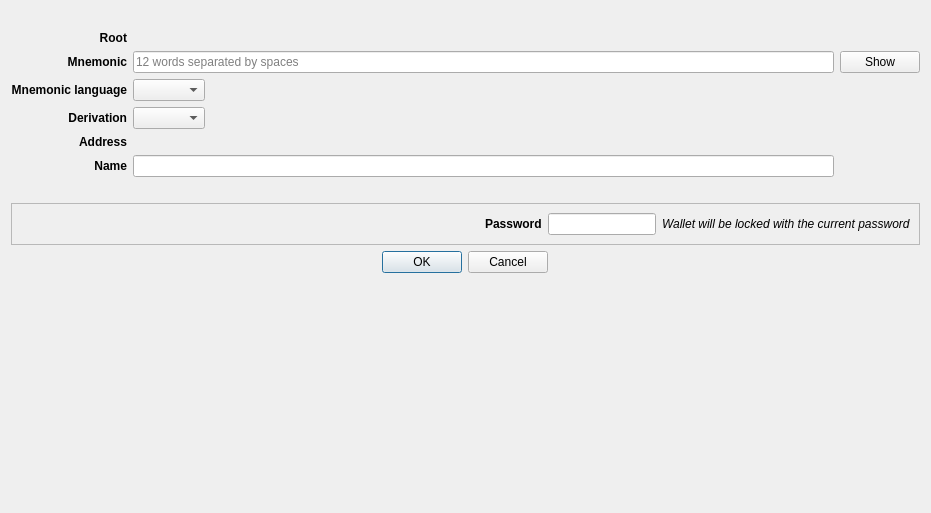
<?xml version="1.0" encoding="UTF-8"?>
<ui version="4.0">
 <class>AccountDerivationCreateDialog</class>
 <widget class="QDialog" name="AccountDerivationCreateDialog">
  <property name="geometry">
   <rect>
    <x>0</x>
    <y>0</y>
    <width>931</width>
    <height>513</height>
   </rect>
  </property>
  <property name="windowTitle">
   <string>Create derived account</string>
  </property>
  <layout class="QVBoxLayout" name="verticalLayout">
   <item alignment="Qt::AlignHCenter">
    <widget class="QLabel" name="imagelabel">
     <property name="sizePolicy">
      <sizepolicy hsizetype="Preferred" vsizetype="Preferred">
       <horstretch>0</horstretch>
       <verstretch>0</verstretch>
      </sizepolicy>
     </property>
     <property name="minimumSize">
      <size>
       <width>0</width>
       <height>0</height>
      </size>
     </property>
     <property name="maximumSize">
      <size>
       <width>200</width>
       <height>200</height>
      </size>
     </property>
     <property name="sizeIncrement">
      <size>
       <width>0</width>
       <height>0</height>
      </size>
     </property>
     <property name="baseSize">
      <size>
       <width>0</width>
       <height>0</height>
      </size>
     </property>
     <property name="text">
      <string/>
     </property>
     <property name="pixmap">
      <pixmap resource="../../icons/tikka.slots.pyqt.resources.icons.index.qrc">:/images/safe_background</pixmap>
     </property>
     <property name="scaledContents">
      <bool>true</bool>
     </property>
     <property name="alignment">
      <set>Qt::AlignCenter</set>
     </property>
    </widget>
   </item>
   <item>
    <layout class="QGridLayout" name="gridLayout">
     <item row="2" column="0">
      <widget class="QLabel" name="mnemonicLanguageLabel">
       <property name="font">
        <font>
         <weight>75</weight>
         <italic>false</italic>
         <bold>true</bold>
        </font>
       </property>
       <property name="text">
        <string>Mnemonic language</string>
       </property>
       <property name="alignment">
        <set>Qt::AlignRight|Qt::AlignTrailing|Qt::AlignVCenter</set>
       </property>
      </widget>
     </item>
     <item row="1" column="1">
      <widget class="QLineEdit" name="mnemonicLineEdit">
       <property name="echoMode">
        <enum>QLineEdit::Password</enum>
       </property>
       <property name="readOnly">
        <bool>false</bool>
       </property>
       <property name="placeholderText">
        <string>12 words separated by spaces</string>
       </property>
      </widget>
     </item>
     <item row="2" column="1">
      <widget class="QComboBox" name="mnemonicLanguageComboBox">
       <property name="sizePolicy">
        <sizepolicy hsizetype="Fixed" vsizetype="Preferred">
         <horstretch>0</horstretch>
         <verstretch>0</verstretch>
        </sizepolicy>
       </property>
      </widget>
     </item>
     <item row="1" column="0">
      <widget class="QLabel" name="mnemonicLabel">
       <property name="font">
        <font>
         <weight>75</weight>
         <bold>true</bold>
        </font>
       </property>
       <property name="text">
        <string>Mnemonic</string>
       </property>
       <property name="alignment">
        <set>Qt::AlignRight|Qt::AlignTrailing|Qt::AlignVCenter</set>
       </property>
      </widget>
     </item>
     <item row="4" column="0">
      <widget class="QLabel" name="derivationLabel">
       <property name="font">
        <font>
         <weight>75</weight>
         <bold>true</bold>
        </font>
       </property>
       <property name="text">
        <string>Derivation</string>
       </property>
       <property name="alignment">
        <set>Qt::AlignRight|Qt::AlignTrailing|Qt::AlignVCenter</set>
       </property>
      </widget>
     </item>
     <item row="4" column="1">
      <widget class="QComboBox" name="derivationComboBox">
       <property name="sizePolicy">
        <sizepolicy hsizetype="Fixed" vsizetype="Fixed">
         <horstretch>0</horstretch>
         <verstretch>0</verstretch>
        </sizepolicy>
       </property>
      </widget>
     </item>
     <item row="5" column="0">
      <widget class="QLabel" name="addressLabel">
       <property name="font">
        <font>
         <weight>75</weight>
         <bold>true</bold>
        </font>
       </property>
       <property name="text">
        <string>Address</string>
       </property>
       <property name="alignment">
        <set>Qt::AlignRight|Qt::AlignTrailing|Qt::AlignVCenter</set>
       </property>
      </widget>
     </item>
     <item row="6" column="0">
      <widget class="QLabel" name="nameLabel">
       <property name="font">
        <font>
         <weight>75</weight>
         <bold>true</bold>
        </font>
       </property>
       <property name="text">
        <string>Name</string>
       </property>
       <property name="alignment">
        <set>Qt::AlignRight|Qt::AlignTrailing|Qt::AlignVCenter</set>
       </property>
      </widget>
     </item>
     <item row="6" column="1">
      <widget class="QLineEdit" name="nameLineEdit"/>
     </item>
     <item row="5" column="1">
      <widget class="QLabel" name="addressValueLabel">
       <property name="text">
        <string/>
       </property>
      </widget>
     </item>
     <item row="1" column="2">
      <widget class="QPushButton" name="showButton">
       <property name="text">
        <string>Show</string>
       </property>
      </widget>
     </item>
     <item row="0" column="0">
      <widget class="QLabel" name="rootAddressLabel">
       <property name="font">
        <font>
         <weight>75</weight>
         <bold>true</bold>
        </font>
       </property>
       <property name="text">
        <string>Root</string>
       </property>
       <property name="alignment">
        <set>Qt::AlignRight|Qt::AlignTrailing|Qt::AlignVCenter</set>
       </property>
      </widget>
     </item>
     <item row="0" column="1">
      <widget class="QLabel" name="rootAddressValueLabel">
       <property name="text">
        <string/>
       </property>
      </widget>
     </item>
    </layout>
   </item>
   <item>
    <widget class="QLabel" name="errorLabel">
     <property name="styleSheet">
      <string notr="true">color: red</string>
     </property>
     <property name="text">
      <string/>
     </property>
     <property name="alignment">
      <set>Qt::AlignCenter</set>
     </property>
    </widget>
   </item>
   <item>
    <widget class="QFrame" name="storedPasswordFrame">
     <property name="frameShape">
      <enum>QFrame::StyledPanel</enum>
     </property>
     <property name="frameShadow">
      <enum>QFrame::Raised</enum>
     </property>
     <layout class="QHBoxLayout" name="horizontalLayout">
      <item>
       <spacer name="horizontalSpacer">
        <property name="orientation">
         <enum>Qt::Horizontal</enum>
        </property>
        <property name="sizeHint" stdset="0">
         <size>
          <width>40</width>
          <height>20</height>
         </size>
        </property>
       </spacer>
      </item>
      <item alignment="Qt::AlignRight">
       <widget class="QLabel" name="storedPasswordLabel">
        <property name="font">
         <font>
          <weight>75</weight>
          <bold>true</bold>
         </font>
        </property>
        <property name="text">
         <string>Password</string>
        </property>
       </widget>
      </item>
      <item alignment="Qt::AlignHCenter">
       <widget class="QLineEdit" name="storedpasswordLineEdit">
        <property name="sizePolicy">
         <sizepolicy hsizetype="Fixed" vsizetype="Fixed">
          <horstretch>0</horstretch>
          <verstretch>0</verstretch>
         </sizepolicy>
        </property>
        <property name="maxLength">
         <number>20</number>
        </property>
        <property name="echoMode">
         <enum>QLineEdit::Password</enum>
        </property>
        <property name="alignment">
         <set>Qt::AlignCenter</set>
        </property>
        <property name="readOnly">
         <bool>true</bool>
        </property>
       </widget>
      </item>
      <item alignment="Qt::AlignLeft">
       <widget class="QLabel" name="storedPasswordHintLabel">
        <property name="font">
         <font>
          <italic>true</italic>
         </font>
        </property>
        <property name="text">
         <string>Wallet will be locked with the current password</string>
        </property>
       </widget>
      </item>
     </layout>
    </widget>
   </item>
   <item alignment="Qt::AlignHCenter">
    <widget class="QDialogButtonBox" name="buttonBox">
     <property name="orientation">
      <enum>Qt::Horizontal</enum>
     </property>
     <property name="standardButtons">
      <set>QDialogButtonBox::Cancel|QDialogButtonBox::Ok</set>
     </property>
    </widget>
   </item>
   <item>
    <spacer name="verticalSpacer">
     <property name="orientation">
      <enum>Qt::Vertical</enum>
     </property>
     <property name="sizeHint" stdset="0">
      <size>
       <width>20</width>
       <height>40</height>
      </size>
     </property>
    </spacer>
   </item>
  </layout>
 </widget>
 <tabstops>
  <tabstop>mnemonicLineEdit</tabstop>
  <tabstop>mnemonicLanguageComboBox</tabstop>
  <tabstop>derivationComboBox</tabstop>
  <tabstop>nameLineEdit</tabstop>
  <tabstop>storedpasswordLineEdit</tabstop>
  <tabstop>showButton</tabstop>
 </tabstops>
 <resources>
  <include location="../../icons/tikka.slots.pyqt.resources.icons.index.qrc"/>
 </resources>
 <connections>
  <connection>
   <sender>buttonBox</sender>
   <signal>accepted()</signal>
   <receiver>AccountDerivationCreateDialog</receiver>
   <slot>accept()</slot>
   <hints>
    <hint type="sourcelabel">
     <x>248</x>
     <y>254</y>
    </hint>
    <hint type="destinationlabel">
     <x>157</x>
     <y>274</y>
    </hint>
   </hints>
  </connection>
  <connection>
   <sender>buttonBox</sender>
   <signal>rejected()</signal>
   <receiver>AccountDerivationCreateDialog</receiver>
   <slot>reject()</slot>
   <hints>
    <hint type="sourcelabel">
     <x>316</x>
     <y>260</y>
    </hint>
    <hint type="destinationlabel">
     <x>286</x>
     <y>274</y>
    </hint>
   </hints>
  </connection>
 </connections>
</ui>
